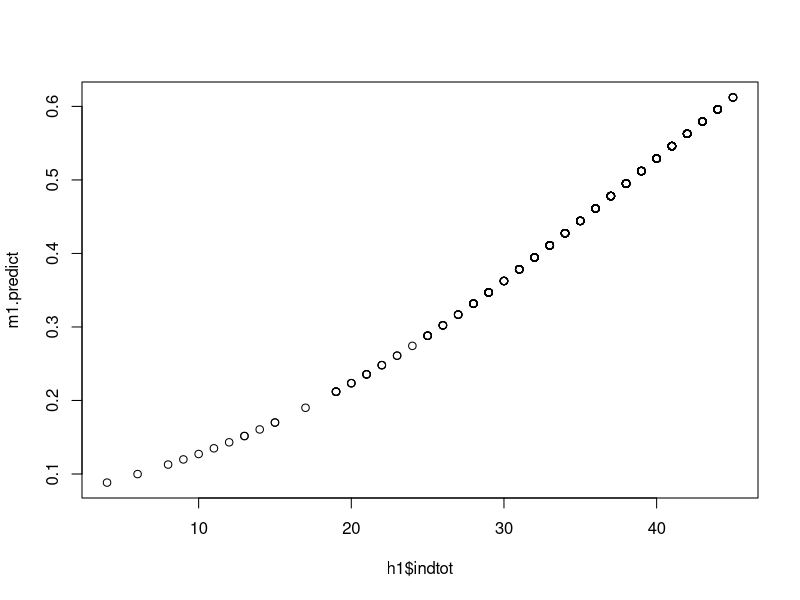
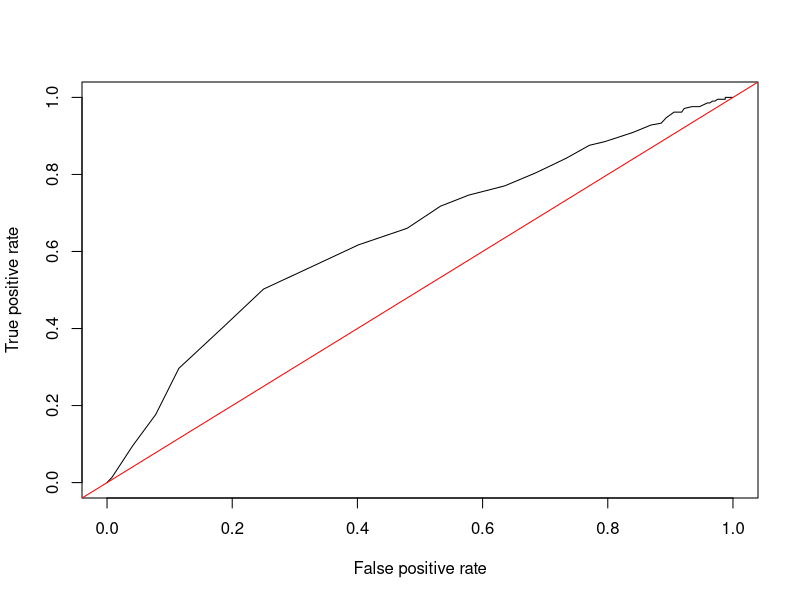
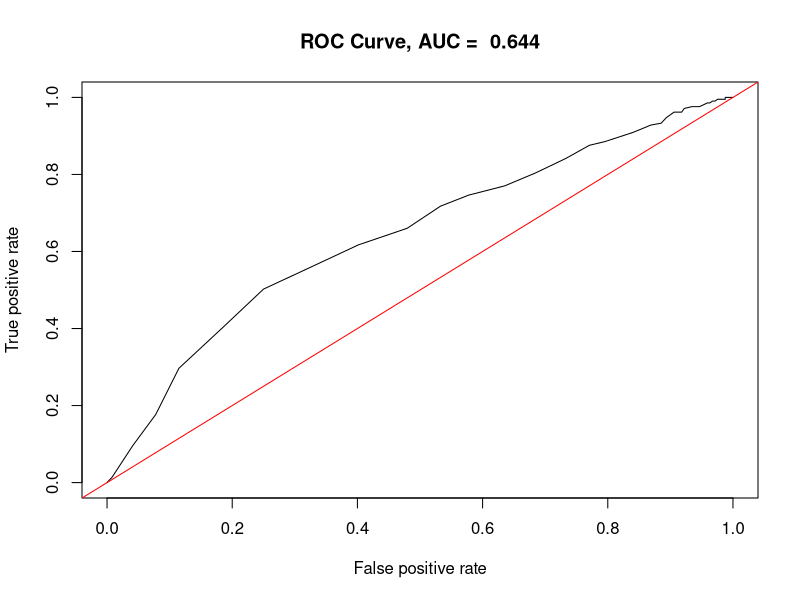
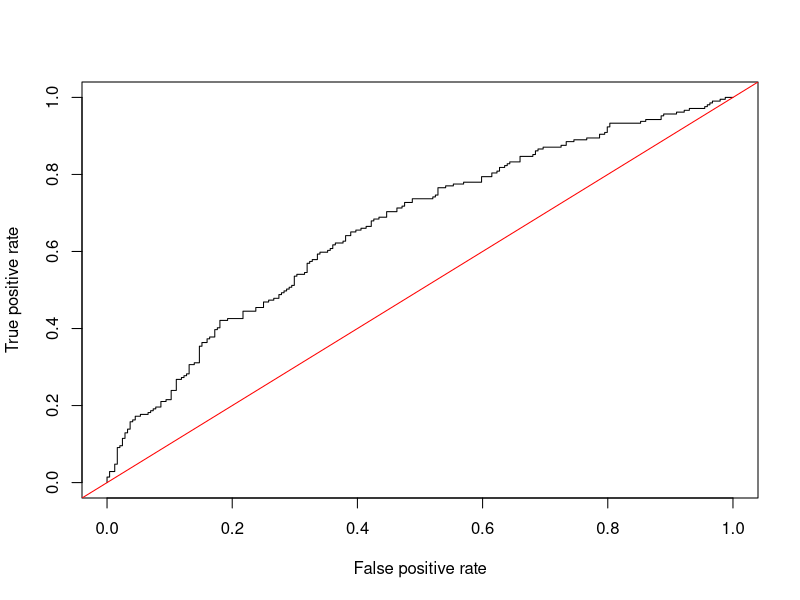
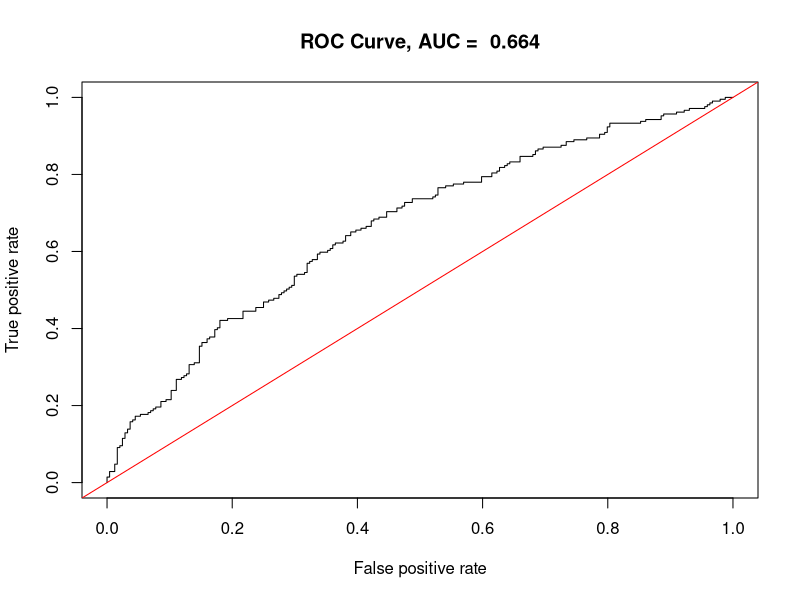

R code for these plots, in order:
# ==================================
# Lesson 19 - logistic regression
# 
# Melinda Higgins, PhD
# updated 11/25/2018
# ==================================

# ==================================
# we're be working with the 
# helpmkh dataset
# ==================================

library(tidyverse)
library(haven)

helpdat <- haven::read_spss("helpmkh.sav")

# ============================================.
# For this lesson we'll use the helpmkh dataset
#
# Let's focus on homeless as the main outcome variable
# which is dichotomous coded 0 and 1. We'll use
# logistic regression to look at predicting whether someone
# was homeless or not using these variables
# age, female, pss_fr, pcs, mcs, cesd and indtot
# ============================================.

h1 <- helpdat %>%
  select(homeless, age, female, pss_fr,
         pcs, mcs, cesd, indtot)

# ============================================.
# let's look at the correlations between these variables
# ============================================;

# look at the correlation matrix
library(psych)
psych::corr.test(h1, method="pearson")

# ============================================.
# Given the stronger correlation between indtot
# and homeless, let's run a t-test to see the comparison
# ============================================;

# Bartlett Test of Homogeneity of Variances
bartlett.test(indtot~homeless, data=h1)

# t-tests, unequal variance and then equal variance
t.test(indtot ~ homeless, h1)
t.test(indtot ~ homeless, h1,
       var.equal=TRUE)

# ============================================.
# Let's run a logistic regression of indtot to predict
# the probability of being homeless
# we'll also SAVE the predicted probabilities
# and the predicted group membership
#
# let's look at different thresholds pprob
# ctable gives us the classification table
#
# use the plots=roc to get the ROC curve
# ============================================;

m1 <- glm(homeless ~ indtot, data=h1,
          family=binomial)

m1
summary(m1)
coef(m1)
exp(coef(m1))

# UPDATE - get 95% confidence intervals for odds ratios
exp(confint(m1))

m1.predict <- predict(m1, newdata=h1,
                      type="response")

plot(h1$indtot, m1.predict)

#confusion matrix
table(h1$homeless, m1.predict > 0.5)

# UPDATE - look at %'s of total, set
# prop.r and prop.c to FALSE

library(gmodels)
CrossTable(h1$homeless, m1.predict > 0.5,
           prop.r = FALSE,
           prop.c = FALSE,
           prop.t = TRUE)

# see https://www.r-bloggers.com/how-to-perform-a-logistic-regression-in-r/

# make an ROC curve

library(ROCR)
p <- predict(m1, newdata=h1, 
             type="response")
pr <- prediction(p, as.numeric(h1$homeless))
prf <- performance(pr, measure = "tpr", x.measure = "fpr")
plot(prf)
# UPDATE - add abline diagonal reference line in RED
abline(0, 1, col="red")

auc <- performance(pr, measure = "auc")
auc <- auc@y.values[[1]]
auc

# UPDATE - add title to plot with AUC in title
plot(prf,
     main = paste("ROC Curve, AUC = ", round(auc, 3)))
abline(0, 1, col="red")

# ======================================
# UPDATE
# add model with 4 predictors entered together

m2 <- glm(homeless ~ female + pss_fr + pcs + indtot, 
          data=h1, family=binomial)

m2
summary(m2)
coef(m2)
exp(coef(m2))
exp(confint(m2))

m2.predict <- predict(m2, newdata=h1,
                      type="response")

gmodels::CrossTable(h1$homeless, m2.predict > 0.5,
                    prop.r = FALSE,
                    prop.c = FALSE,
                    prop.t = TRUE)

# see https://www.r-bloggers.com/how-to-perform-a-logistic-regression-in-r/

# make an ROC curve for model m2
# library(ROCR)
p <- predict(m2, newdata=h1, 
             type="response")
pr <- prediction(p, as.numeric(h1$homeless))
prf <- performance(pr, measure = "tpr", x.measure = "fpr")
plot(prf)
abline(0, 1, col="red")

auc <- performance(pr, measure = "auc")
auc <- auc@y.values[[1]]
auc

# UPDATE - add title to plot with AUC in title
plot(prf,
     main = paste("ROC Curve, AUC = ", round(auc, 3)))
abline(0, 1, col="red")
